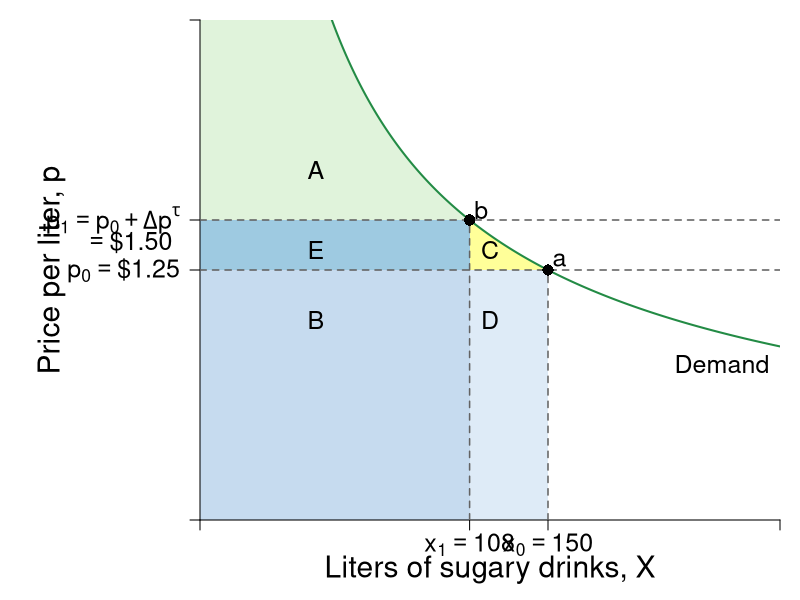

Write the R code that produced this figure.
library(shape)
pdf(file = "indmarketdemand/sugar_bev_demand.pdf", width = 9, height = 7)

#Set parameters for graphics
pointsize <- 1.8
axislabelsize <- 1.8
labelsize <- 1.5
namesize <- 1.8
annotatesize <- 1.5
graphlinewidth <- 2
segmentlinewidth <- 1.5

COL <- c("#7fc97f", "#beaed4", "#fdc086", "#ffff99", "#386cb0", "#f0027f", "#bf5b17", "#666666")
COLA <- c("#e0f3db", "#99d8c9","#66c2a4","#41ae76", "#238b45", "#005824")
COLB <- c("#c6dbef", "#4eb3d3", "#2b8cbe", "#0868ac","#084081")
COLC <- c("#fcfbfd", "#efedf5", "#dadaeb", "#bcbddc", "#9e9ac8", "#807dba", "#6a51a3", "#54278f", "#3f007d")
Grays <- gray.colors(25, start =1, end = 0)

par(mar =  c(4, 10, 1, 1))

indiffA <- function(x, alpha = 0.5, uA = 5) {
  (uA / x^alpha)^(1/(1 - alpha))
}

cef <- function(x, e = 1.4, k = 44.7982){
  k*(x^(-1/e))
}

#The inverse demand function to creat the relative points
cefinv <- function(p, e = 1.4, k = 44.7982){
  (p/k)^(-e)
}

xlims <- c(0, 250)
ylims <- c(0, 2.5)

npts <- 501 
x <- seq(xlims[1], xlims[2], length.out = npts)
y <- seq(ylims[1], ylims[2], length.out = npts) 

plot(0, 0, xlim = xlims, ylim = ylims, type = "n",
     xlab = expression(paste("")),
     ylab = expression(paste("")), 
     xaxt = "n", 
     yaxt = "n", 
     cex.lab = axislabelsize, 
     bty = "n",
     xaxs = "i", 
     yaxs = "i")


## Paremeters to enable editing points 
## I've assumed a tax of 20% to make this more visible 
## I'll comment on that in the caption
tax <- 1.2 #20 percent tax
prices <- c(1.25, 1.25*tax) 
xprices <- c(cefinv(prices[1]), cefinv(prices[2]))

ticksy <- c(0, prices[1], prices[2], ylims[2])
ylabels <- c(NA, expression(paste(p[0] == phantom(),"$1.25")), expression(paste(p[1] == p[0] + Delta*p^tau)), NA)
ticksx <- c(0, xprices[2], xprices[1], xlims[2])
xlabels <- c(NA, expression(paste(x[1]) == 108), expression(paste(x[0]) == 150), NA)

text(-31, prices[2] - 0.11, expression(paste(phantom() == phantom(),"$1.50")), xpd = TRUE, cex = annotatesize)


npts <- 500 
xx1 <- seq(xlims[1], xlims[2], length.out = npts)
xx2 <- seq(48, xprices[2], length.out = npts)
xx3 <- seq(xprices[2], xprices[1], length.out = npts)

#Label axes
#mtext(expression(paste("Quantity of sugary drinks (liters), ", x)), side = 1, line = 2.5, cex = axislabelsize)
text(0.5*xlims[2], -0.25, expression(paste("Liters of sugary drinks, ", X)), xpd = TRUE, cex = axislabelsize) 
text(-64, 0.5*ylims[2], expression(paste("Price per liter, ", p)), xpd = TRUE, cex = axislabelsize, srt = 90) 

# Shade Regions
# A
polygon(c(xprices[2], xx3, xprices[1]), 
        c(prices[1], cef(xx3), prices[1]), 
        border = FALSE, 
        col = COL[4])
# B
rect(0, 0, xprices[2], prices[1], col = COLB[1], density = NULL, border = NA)

# E
rect(0, prices[1], xprices[2], prices[2], 
     #col = COL[1],
     col ="#9ecae1",
     density = NULL, border = NA)

# D
rect(0, prices[2], 48.5, ylims[2], 
     col = COLA[1], 
     density = NULL, border = NA)
polygon(c(48, xx2, xprices[2]), 
        c(prices[2], cef(xx2), prices[2]), 
        border = FALSE, col = COLA[1])

# E
rect(xprices[2], 0, 150, prices[1], 
     col = "#deebf7", 
     density = NULL, border = NA)

axis(1, at = ticksx, pos = 0, labels = xlabels, cex.axis = labelsize)
axis(2, at = ticksy, pos = 0, labels = ylabels, las = 1, cex.axis = labelsize)


# Segments
segments(xprices[1], 0, xprices[1], prices[1], lty = 2, col = Grays[22] , lwd = segmentlinewidth)
segments(0,  prices[1], xlims[2],  prices[1], lty = 2, col = Grays[22] , lwd = segmentlinewidth)

segments(0, prices[2], xlims[2], prices[2], lty = 2, col = Grays[22] , lwd = segmentlinewidth)
segments(xprices[2], 0, xprices[2], prices[2], lty = 2, col = Grays[22] , lwd = segmentlinewidth)

# Demand Curve
lines(xx1, cef(xx1), col = COLA[5], lwd = graphlinewidth)
text(xlims[2] - 0.1*xlims[2], 0.78, expression(Demand), cex = annotatesize)

# Points
points(xprices[1], prices[1], pch = 16, col = "black", cex = 1.5)
text(xprices[1] + 5, prices[1] + 0.05, expression(a), cex = labelsize)

points(xprices[2], prices[2], pch = 16, col = "black", cex = 1.5)
text(xprices[2] + 5, prices[2] + 0.05, expression(b), cex = labelsize)

# Label Regions
text(125, 1.35, expression(C), cex = labelsize)
text(50, 1, expression(B), cex = labelsize)
text(50, 1.35, expression(E), cex = labelsize)
text(50, 1.75, expression(A), cex = labelsize)
text(125, 1, expression(D), cex = labelsize)




dev.off()
